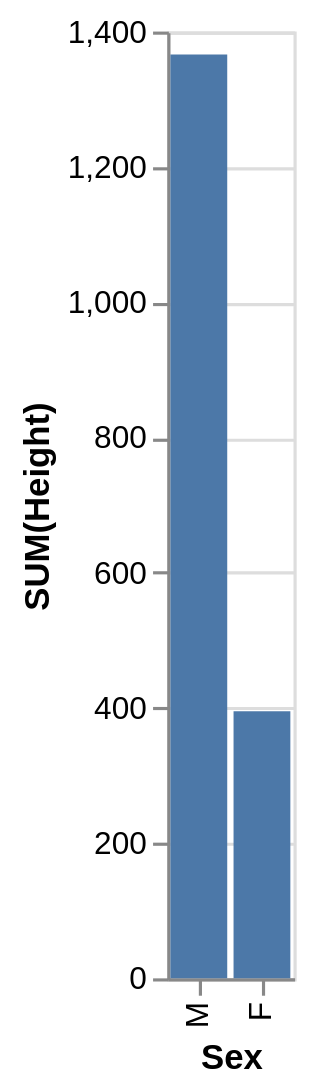

Here is the Vega-Lite specification saved for this chart:
### Vega-Lite specification from a JSON file in a GitHub repository (floating-point values rounded to 4 significant figures)
{"data": {"values": [{"x_data": "F", "y_data": 395}, {"x_data": "M", "y_data": 1366}]}, "mark": "bar", "encoding": {"x": {"field": "x_data", "type": "nominal", "title": "Sex", "sort": "descending"}, "y": {"field": "y_data", "type": "quantitative", "title": "SUM(Height)"}}}
